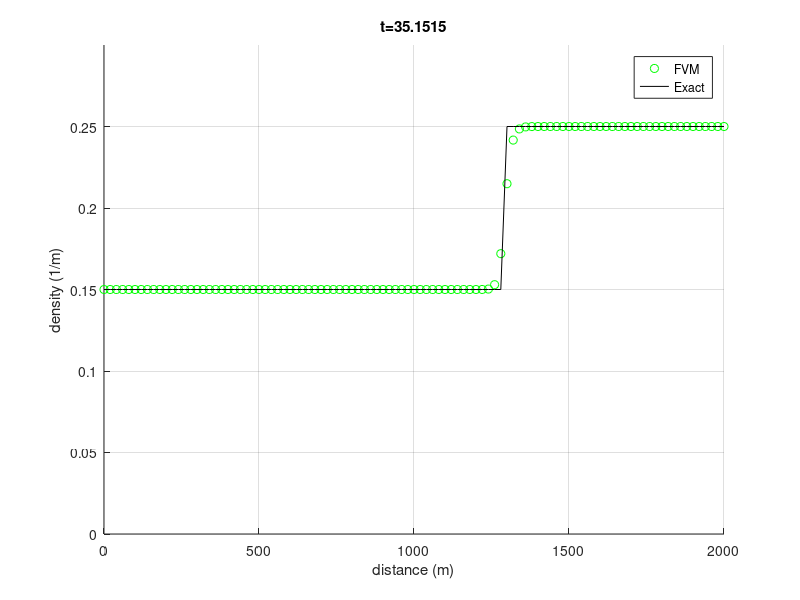

Write the MATLAB code that produced this figure.
% Script: convect1d.m
clear all;

%set constants
v_max = 33;     % m/s
p_max = 0.25;   % 1/m
p_L = 0.15;     % Left boundary density
p_R = 0.25;     % Right boundary density

% Set-up grid
xL = 0;
xR = 2000;
Nx = 100;       % number of cells
x = linspace(xL,xR,Nx+1);

% Calculate midpoint of each cell. 
xmid = zeros(1,Nx);
for i = 1:1:Nx
    xmid(i) = (.5)*(x(i) + x(i+1));
end % for i = 1:1:Nx

% Calculate cell size. We assume that each cell is the same size
dx = x(2) - x(1);

% Set shock velocity
a = ((1-p_L/p_max)*v_max*p_L - (1-p_R/p_max)*v_max*p_R)/(p_L-p_R);

% Set final time
tfinal = 35;

% Set timestep
CFL = 0.5;
dt = CFL*dx/v_max;
t=0;

% Set initial condition to p0 = 0.15 (1/m)
P = zeros(1,numel(xmid));       % Density in each cell
for i = 1:1:numel(xmid)
    P(i) = .15;
end % for i = 1:1:numel(xmid)

% Initialize exact solution array
P_Exact=zeros(size(P));         % Exact density in each cell (at midpoints)

% Loop until t > tfinal
while (t < tfinal)
    Pbc = [p_L, P, p_R]; % This enforces the bc
    P_j_half = zeros(1,Nx+2);
    
    % Set p_j+(1/2) for each boundary
    for i = 1:1:(Nx+1)
        if (Pbc(i) >= Pbc(i+1) && Pbc(i) < p_max/2)
            P_j_half(i) = Pbc(i);
            
        elseif(Pbc(i) > p_max/2 && Pbc(i+1) <= p_max/2)
            P_j_half(i) = p_max/2;
            
        elseif(Pbc(i) >= Pbc(i+1) && Pbc(i+1) >= p_max/2)
            P_j_half(i) = Pbc(i+1);
            
        elseif(Pbc(i) < Pbc(i+1) && Pbc(i) + Pbc(i+1) <= p_max)
            P_j_half(i) = Pbc(i);
            
        elseif(Pbc(i) < Pbc(i+1) && Pbc(i) + Pbc(i+1) > p_max)
            P_j_half(i) = Pbc(i+1);
        end
    end % for i = 1:1:(Nx+1)
    
    % Use P_j+(1/2) to caculate q_j+(1/2) at each boundary 
    Q_j_half = zeros(1,Nx+1);
    for i = 1:1:(Nx+1)
        Q_j_half(i) = (1-P_j_half(i)/p_max)*v_max*P_j_half(i);
    end % for i = 1:1:(Nx+1)
    
    % Update P for all interior elements of Pbc
    for i = 2:1:(Nx+1)
        P(i-1) = P(i-1) + (dt/dx)*(Q_j_half(i-1) - Q_j_half(i));
    end % for i = 2:1:(Nx+2)
    %calculate exact solution at this time step
        for i=1:length(P_Exact)
            if ((dx*(i-1/2))-2000)/t < a
                P_Exact(i) = p_L;
            else
                P_Exact(i) = p_R;
            end
        end

    % Increment time
    t = t + dt;

    % Plot current solution
    figure(1);
    clf;    
    hold on;
    grid on;

    plot(x,[P, P(Nx)],'go');
    plot(x,[P_Exact, P_Exact(Nx)],'k-');
        axis([xL, xR, 0, 0.3]);
        legend('FVM','Exact');
        title(['t=',num2str(t)]);
        ylabel('density (1/m)');
        xlabel('distance (m)');
    drawnow;
    hold off;
end % while(t < tfinal)